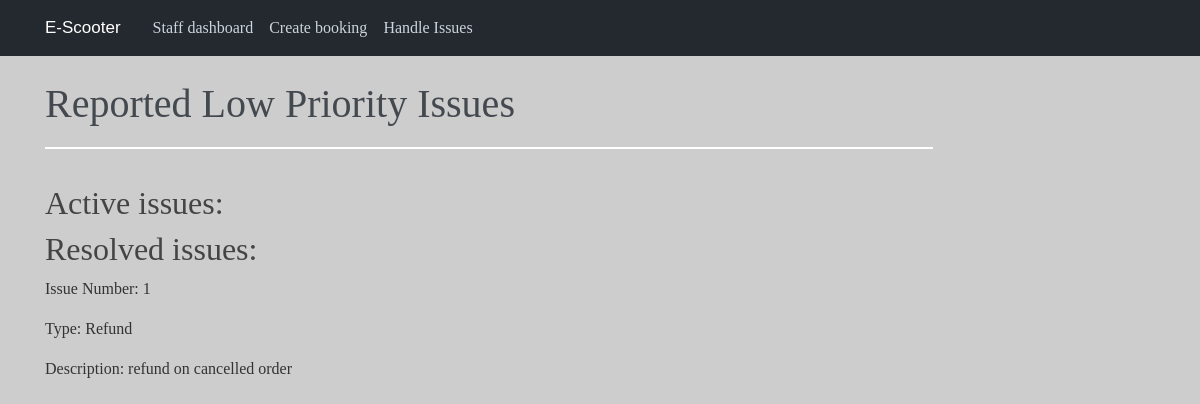
The page /staff/issues on the database as committed earlier.
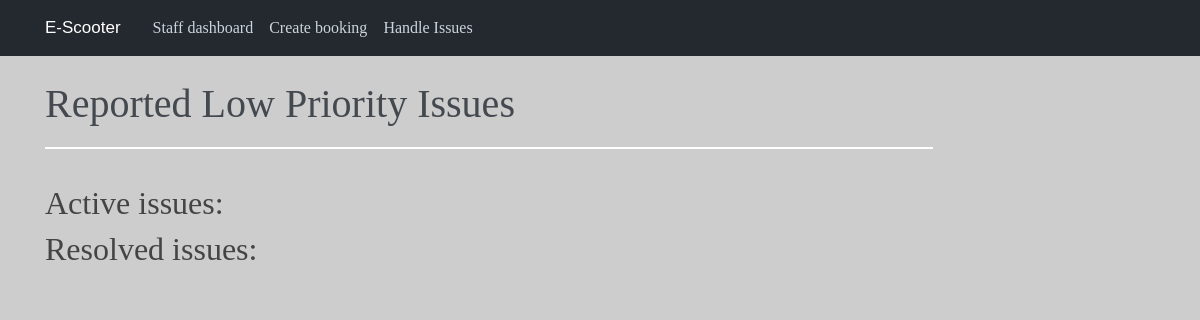
The same page on the database as committed later.
### app/models.py (models this page shows)
class Report(db.Model):
    __tablename__ = 'reports'
    id = db.Column(db.Integer, primary_key=True)
    resolved = db.Column(db.Boolean, default=False)
    issue = db.Column(db.String(60), nullable=False)
    description = db.Column(db.String(60), nullable=False)
    priority = db.Column(db.Integer, nullable=False, default=3)

### app/views.py (the view)
@app.route("/staff/issues")
def staff_issues():
    if session.get("staff") == 0:
        return redirect("/")
    issues = []
    issues = models.Report.query.filter_by(priority=1)  # .all()
    return render_template("staff_issues.html", issues=issues)

### app/templates/staff_issues.html (shortened to what this page needs)
{% extends "staff_base.html" %}
{% block content %}
<head>
</head>
<body>
    <h1 style="color:rgba(68,73,79,1);">Reported Low Priority Issues</h1>
	<svg class="Line_7" viewBox="0 0 1110 2" preserveAspectRatio="none">
			<path id="Line_7" d="M 0 0 L 1110 0">
			</path>
	</svg>
	<br></br>
    {% if not issues %}
        <h2>There are no issues</h2>
    {% else %}
        <h2>Active issues:</h2>
        <h2>Resolved issues:</h2>
            {% for elem in issues %}
                {%if elem.resolved == True%}
                    <p>Issue Number: {{elem.id}}</p>
                    <p>Type: {{elem.issue}}</p>
                    <p>Description: {{elem.description}}</p>
                    <br> </br>
                {%endif%}
            {% endfor %}
    {%endif%}
</body>
{% endblock content %}

Rows that differ between the two databases and show on the page:
removed Report: id "1", issue "Refund", description "refund on cancelled order"
